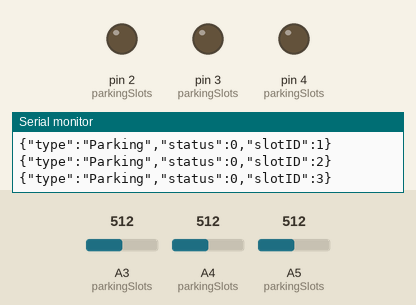
Simulated run of this sketch. Board: Arduino Uno, built with avr-gcc and run on an emulated ATmega328P. Parts: output pins drawn as LEDs (lit = HIGH), the last lines printed to the serial monitor. Inputs (shaded band) come from the test bench; at power-on: A3 (parkingSlots) = 512, A4 (parkingSlots) = 512, A5 (parkingSlots) = 512.

Above: at 1.2 s.
1.3 s: A3 (parkingSlots) set to 495
At 2.5 s:
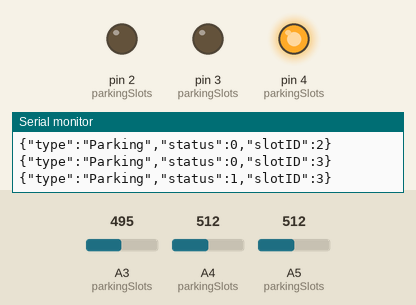
2.8 s: A4 (parkingSlots) set to 495
At 4.0 s:
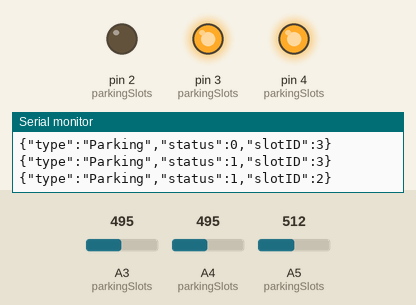
4.3 s: A5 (parkingSlots) set to 497
At 5.5 s:
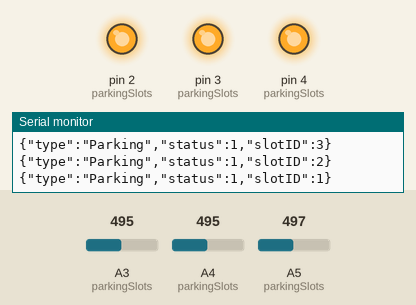
5.8 s: A3 (parkingSlots) set to 522
At 7.0 s:
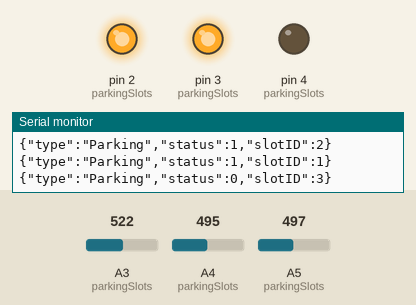
7.3 s: A5 (parkingSlots) set to 522
At 8.5 s:
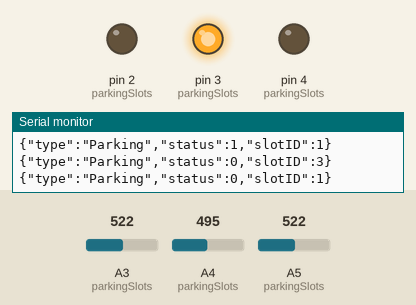
8.8 s: A5 (parkingSlots) set to 511
At 9.9 s:
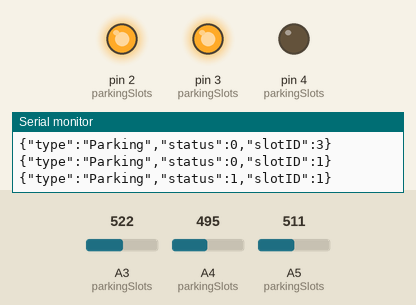
Timing chart, 0 to 11.3 s (numbered marks = the images above; inputs shaded):
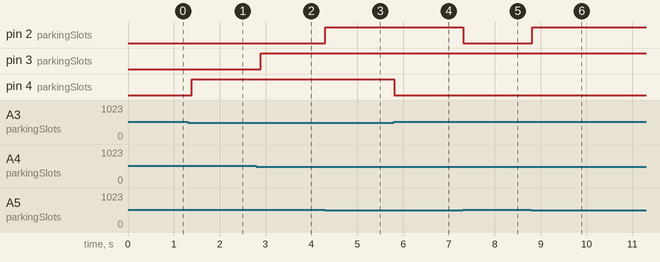

The sketch:

PrivateParking.ino
```cpp
#include <SPI.h>
#include <Servo.h>
#include <ArduinoJson.h>

// Pin Definitions
#define PARKING_LED_1 2
#define PARKING_LED_2 3
#define PARKING_LED_3 4

#define INFRARED_1 A5
#define INFRARED_2 A4
#define INFRARED_3 A3

#define NUM_PARKING_SLOTS 3
#define ERROR_DURATION 3000

enum ParkingState {
    PARKING_EMPTY,
    PARKING_OCCUPIED,
    PARKING_ERROR
};

struct ParkingSlot {
    int ledPin;
    int irPin;
    ParkingState currentState;
    ParkingState previousState;
    unsigned long lastTriggerTime;
    unsigned long errorStartTime;
    bool errorDataSent;
};

ParkingSlot parkingSlots[NUM_PARKING_SLOTS] = {
    {PARKING_LED_1, INFRARED_1, PARKING_EMPTY, PARKING_EMPTY, 0, 0, false},
    {PARKING_LED_2, INFRARED_2, PARKING_EMPTY, PARKING_EMPTY, 0, 0, false},
    {PARKING_LED_3, INFRARED_3, PARKING_EMPTY, PARKING_EMPTY, 0, 0, false}
};

void setup() {
    Serial.begin(9600);
    Serial.println("Setup Complete");
    for (int i = 0; i < NUM_PARKING_SLOTS; i++) {
        pinMode(parkingSlots[i].ledPin, OUTPUT);
        pinMode(parkingSlots[i].irPin, INPUT);
        sendSerialData("Parking", PARKING_EMPTY, i + 1);
    }
}

void loop() {
    for (int i = 0; i < NUM_PARKING_SLOTS; i++) {
        handleParkingDetection(parkingSlots[i], i + 1);
    }
    delay(100);
}

void handleParkingDetection(ParkingSlot &slot, int slotID) {
    int infraredValue = analogRead(slot.irPin);
    bool irDetected = infraredValue < 512;

    // Determine current state based on sensor readings
    if (irDetected) {
        slot.currentState = PARKING_OCCUPIED;
        slot.errorStartTime = 0;
        slot.errorDataSent = false;
    } else {
        slot.currentState = PARKING_EMPTY;
        slot.errorStartTime = 0;
        slot.errorDataSent = false;
    }

    // Handle state transitions and LED behavior
    if (slot.currentState != slot.previousState) {
        handleStateTransition(slot, slotID);
        slot.previousState = slot.currentState;  // Update the previous state
    }
}

void handleStateTransition(ParkingSlot &slot, int slotID) {
    switch (slot.currentState) {
        case PARKING_EMPTY:
            digitalWrite(slot.ledPin, LOW);
            sendSerialData("Parking", PARKING_EMPTY, slotID);
            break;
        case PARKING_OCCUPIED:
            digitalWrite(slot.ledPin, HIGH);
            sendSerialData("Parking", PARKING_OCCUPIED, slotID);
            break;
        case PARKING_ERROR:
            slot.errorDataSent = false;  // Reset error data sent flag
            break;
    }
}

void sendSerialData(String type, int status, int slotID) {
    // Create a JSON object
    StaticJsonDocument<200> jsonDoc;
    jsonDoc["type"] = type;
    jsonDoc["status"] = status;
    jsonDoc["slotID"] = slotID;

    String jsonString;
    serializeJson(jsonDoc, jsonString);
    Serial.println(jsonString);
}
```

Measured:
- the behaviour switches between 512 and 511 on A3 (parkingSlots) (found by bisection; images 0 and 1)
- the behaviour switches between 512 and 511 on A4 (parkingSlots) (found by bisection; images 1 and 2)
- the behaviour switches between 512 and 511 on A5 (parkingSlots) (found by bisection; images 2 and 3)
- after the input at 1.3 s, pin 4 (parkingSlots): LOW → HIGH after 0.09 s
- after the input at 2.8 s, pin 3 (parkingSlots): LOW → HIGH after 0.09 s
- after the input at 4.3 s, pin 2 (parkingSlots): LOW → HIGH at once
- after the input at 5.8 s, pin 4 (parkingSlots): HIGH → LOW at once
- after the input at 7.3 s, pin 2 (parkingSlots): HIGH → LOW at once
- after the input at 8.8 s, pin 2 (parkingSlots): LOW → HIGH at once
